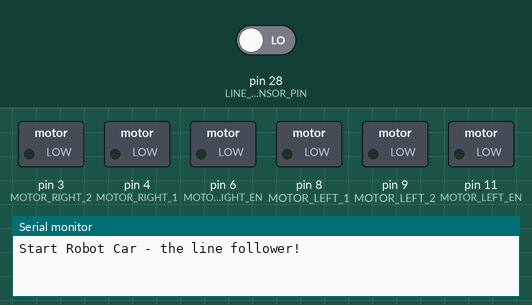
Recording of a sketch running on a simulated Arduino Mega 2560, built with avr-gcc and run on an emulated ATmega2560. On the bench: switched loads named in the sketch (green lamp = pin HIGH), the last lines printed to the serial monitor. The inputs (shaded band) are chosen by the test bench; at power-on: pin 28 (LINE_SENSOR_PIN) LOW. Random numbers use the default seed unless the sketch sets one.

Above: at 1.2 s.
1.3 s: pin 28 (LINE_SENSOR_PIN) driven HIGH
At 3.1 s:
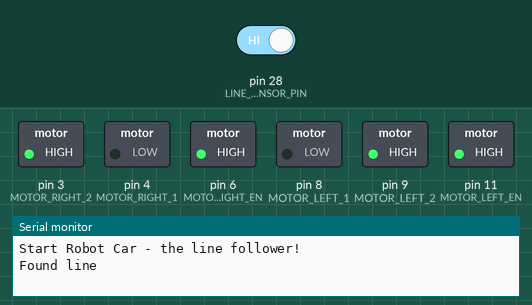
At 4.2 s:
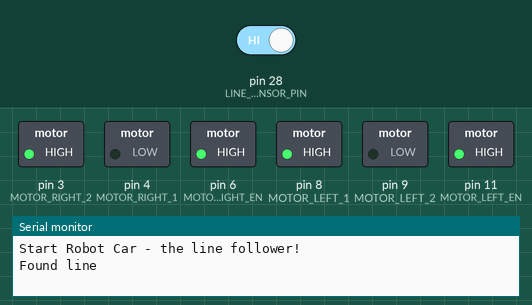
4.3 s: pin 28 (LINE_SENSOR_PIN) driven LOW
6.3 s: pin 28 (LINE_SENSOR_PIN) driven HIGH
At 9.6 s:
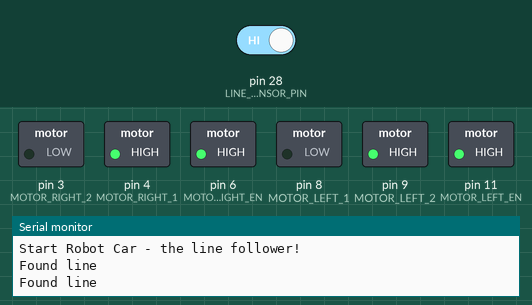
Timing chart, 0 to 15.3 s (numbered marks = the images above; inputs shaded):
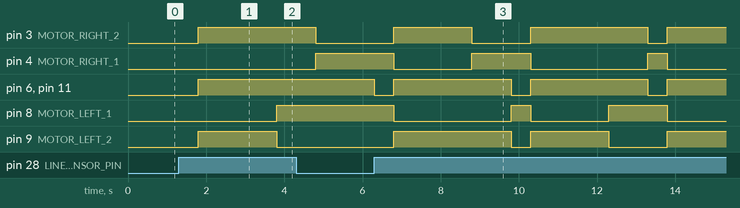

Measured:
- after the input at 1.3 s, pin 3 (MOTOR_RIGHT_2), pin 6 (MOTOR_RIGHT_EN), pin 11 (MOTOR_LEFT_EN): LOW → HIGH after 0.50 s; pin 8 (MOTOR_LEFT_1): LOW → HIGH after 2.5 s; pin 9 (MOTOR_LEFT_2): LOW → HIGH after 0.50 s, → LOW 2.0 s later
- after the input at 6.3 s, pin 3 (MOTOR_RIGHT_2): goes HIGH 2.0 s, LOW 1.5 s, HIGH 3.0 s, LOW 0.50 s, then HIGH, starting after 0.50 s; pin 4 (MOTOR_RIGHT_1): goes LOW 2.0 s, HIGH 1.5 s, LOW 3.0 s, HIGH 0.50 s, then LOW, starting after 0.50 s

The sketch:

robot_sumo.ino
```cpp
// Робот Машинка в роли сюмоиста: едет вперёд до тех пор, пока не встретит
// границу круга (черная линия) - в этом случае отъезжает назад на заданное
// расстояние, поворачивается в сторону и едет вперед до границы круга и тп.


// Ножки для моторов
#define MOTOR_LEFT_1 8
#define MOTOR_LEFT_2 9
#define MOTOR_LEFT_EN 11
#define MOTOR_RIGHT_1 4
#define MOTOR_RIGHT_2 3
#define MOTOR_RIGHT_EN 6

/**
 * Сенсор линии: сенсор подключен к входной ножке и
 * подает на нее сигнал:
 * 1, если сенсор обнаружил линию (черный цвет),
 * 0, если сенсор линию не видит (белый цвет).
 */
#define LINE_SENSOR_PIN 28

boolean run_forward = false;

void mleft_forward() {
    // задать направление
    digitalWrite(MOTOR_LEFT_1, HIGH);
    digitalWrite(MOTOR_LEFT_2, LOW);

    // включить моторы
    digitalWrite(MOTOR_LEFT_EN, HIGH);
}

void mleft_backward() {
    // задать направление
    digitalWrite(MOTOR_LEFT_1, LOW);
    digitalWrite(MOTOR_LEFT_2, HIGH);

    // включить моторы
    digitalWrite(MOTOR_LEFT_EN, HIGH);
}

void mleft_stop() {
    // выключить моторы
    digitalWrite(MOTOR_LEFT_EN, LOW);
}

void mright_forward() {
    // задать направление
    digitalWrite(MOTOR_RIGHT_1, HIGH);
    digitalWrite(MOTOR_RIGHT_2, LOW);

    // включить моторы
    digitalWrite(MOTOR_RIGHT_EN, HIGH);
}

void mright_backward() {
    // задать направление
    digitalWrite(MOTOR_RIGHT_1, LOW);
    digitalWrite(MOTOR_RIGHT_2, HIGH);

    // включить моторы
    digitalWrite(MOTOR_RIGHT_EN, HIGH);
}

void mright_stop() {
    // выключить моторы
    digitalWrite(MOTOR_RIGHT_EN, LOW);
}

void setup() {
    Serial.begin(9600);
    Serial.println("Start Robot Car - the line follower!");

    // if analog input pin 0 is unconnected, random analog
    // noise will cause the call to randomSeed() to generate
    // different seed numbers each time the sketch runs.
    // randomSeed() will then shuffle the random function.
    randomSeed(analogRead(0));

    pinMode(MOTOR_LEFT_1, OUTPUT);
    pinMode(MOTOR_LEFT_2, OUTPUT);
    pinMode(MOTOR_LEFT_EN, OUTPUT);

    pinMode(MOTOR_RIGHT_1, OUTPUT);
    pinMode(MOTOR_RIGHT_2, OUTPUT);
    pinMode(MOTOR_RIGHT_EN, OUTPUT);

    // пин сенсора в режим ввода
    pinMode(LINE_SENSOR_PIN, INPUT);

    // остановить моторы при старте
    mleft_stop();
    mright_stop();
}

void loop() {
    if(digitalRead(LINE_SENSOR_PIN)) {
        Serial.println("Found line");

        // наткнулись на линию, остановить моторы
        mleft_stop();
        mright_stop();

        // подождём долю секунды просто так
        delay(500);

        // отъезжаем назад 2 секунды
        mleft_backward();
        mright_backward();
        delay(2000);

        // секунду поворачиваем (~90 градусов)
        if(random(0, 2)) {
            // поворачиваем влево
            mleft_backward();
            mright_forward();
        } else {
            // поворачиваем вправо
            mleft_forward();
            mright_backward();
        }
        delay(1000);
        //delay(random(300, 2000));

        // едем вперёд до линии
        mleft_forward();
        mright_forward();
    }
}
```
